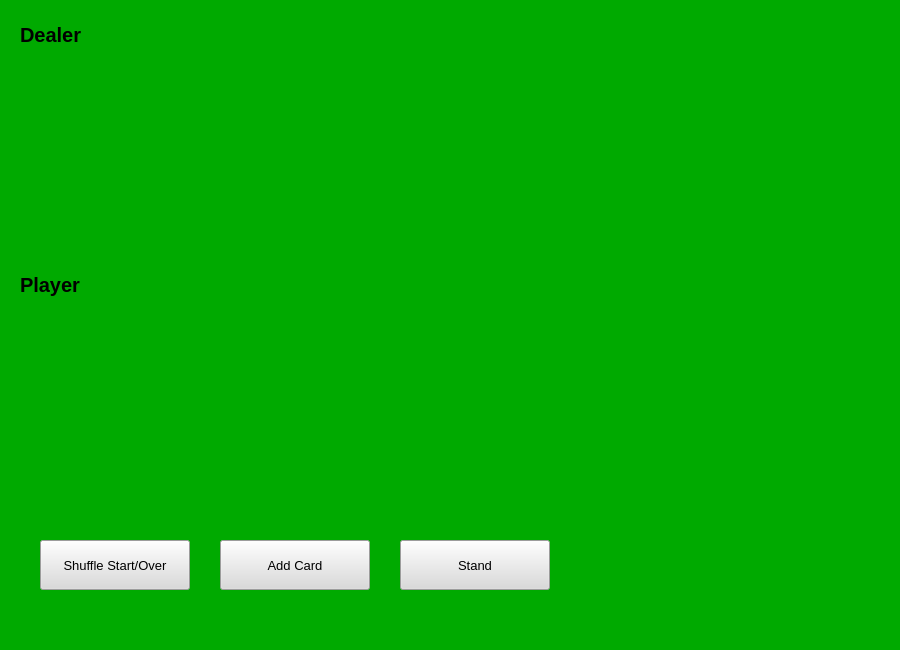
<?xml version="1.0" encoding="UTF-8"?>
<ui version="4.0">
 <class>MainWindow</class>
 <widget class="QMainWindow" name="MainWindow">
  <property name="geometry">
   <rect>
    <x>0</x>
    <y>0</y>
    <width>900</width>
    <height>650</height>
   </rect>
  </property>
  <property name="windowTitle">
   <string>MainWindow</string>
  </property>
  <property name="styleSheet">
   <string notr="true">background-color: rgb(0, 170, 0);</string>
  </property>
  <widget class="QWidget" name="centralwidget">
   <widget class="QLabel" name="Dealer_label">
    <property name="geometry">
     <rect>
      <x>20</x>
      <y>20</y>
      <width>150</width>
      <height>30</height>
     </rect>
    </property>
    <property name="font">
     <font>
      <pointsize>15</pointsize>
      <weight>75</weight>
      <bold>true</bold>
     </font>
    </property>
    <property name="text">
     <string>Dealer</string>
    </property>
   </widget>
   <widget class="QLabel" name="dealer_1">
    <property name="geometry">
     <rect>
      <x>20</x>
      <y>60</y>
      <width>150</width>
      <height>200</height>
     </rect>
    </property>
    <property name="styleSheet">
     <string notr="true"/>
    </property>
    <property name="text">
     <string/>
    </property>
    <property name="pixmap">
     <pixmap>J:/Programming/Python/GUI/Playing Cards/Empty_Card.png</pixmap>
    </property>
    <property name="scaledContents">
     <bool>true</bool>
    </property>
   </widget>
   <widget class="QLabel" name="Player_label">
    <property name="geometry">
     <rect>
      <x>20</x>
      <y>270</y>
      <width>150</width>
      <height>30</height>
     </rect>
    </property>
    <property name="font">
     <font>
      <pointsize>15</pointsize>
      <weight>75</weight>
      <bold>true</bold>
     </font>
    </property>
    <property name="text">
     <string>Player</string>
    </property>
   </widget>
   <widget class="QLabel" name="player_1">
    <property name="geometry">
     <rect>
      <x>20</x>
      <y>310</y>
      <width>150</width>
      <height>200</height>
     </rect>
    </property>
    <property name="text">
     <string/>
    </property>
    <property name="pixmap">
     <pixmap>J:/Programming/Python/GUI/Playing Cards/Empty_Card.png</pixmap>
    </property>
    <property name="scaledContents">
     <bool>true</bool>
    </property>
   </widget>
   <widget class="QLabel" name="dealer_4">
    <property name="geometry">
     <rect>
      <x>500</x>
      <y>60</y>
      <width>150</width>
      <height>200</height>
     </rect>
    </property>
    <property name="styleSheet">
     <string notr="true"/>
    </property>
    <property name="text">
     <string/>
    </property>
    <property name="pixmap">
     <pixmap>J:/Programming/Python/GUI/Playing Cards/Empty_Card.png</pixmap>
    </property>
    <property name="scaledContents">
     <bool>true</bool>
    </property>
   </widget>
   <widget class="QLabel" name="dealer_3">
    <property name="geometry">
     <rect>
      <x>340</x>
      <y>60</y>
      <width>150</width>
      <height>200</height>
     </rect>
    </property>
    <property name="text">
     <string/>
    </property>
    <property name="pixmap">
     <pixmap>J:/Programming/Python/GUI/Playing Cards/Empty_Card.png</pixmap>
    </property>
    <property name="scaledContents">
     <bool>true</bool>
    </property>
   </widget>
   <widget class="QLabel" name="dealer_2">
    <property name="geometry">
     <rect>
      <x>180</x>
      <y>60</y>
      <width>150</width>
      <height>200</height>
     </rect>
    </property>
    <property name="text">
     <string/>
    </property>
    <property name="pixmap">
     <pixmap>J:/Programming/Python/GUI/Playing Cards/Empty_Card.png</pixmap>
    </property>
    <property name="scaledContents">
     <bool>true</bool>
    </property>
   </widget>
   <widget class="QLabel" name="dealer_5">
    <property name="geometry">
     <rect>
      <x>660</x>
      <y>60</y>
      <width>150</width>
      <height>200</height>
     </rect>
    </property>
    <property name="styleSheet">
     <string notr="true"/>
    </property>
    <property name="text">
     <string/>
    </property>
    <property name="pixmap">
     <pixmap>J:/Programming/Python/GUI/Playing Cards/Empty_Card.png</pixmap>
    </property>
    <property name="scaledContents">
     <bool>true</bool>
    </property>
   </widget>
   <widget class="QLabel" name="player_3">
    <property name="geometry">
     <rect>
      <x>340</x>
      <y>310</y>
      <width>150</width>
      <height>200</height>
     </rect>
    </property>
    <property name="text">
     <string/>
    </property>
    <property name="pixmap">
     <pixmap>J:/Programming/Python/GUI/Playing Cards/Empty_Card.png</pixmap>
    </property>
    <property name="scaledContents">
     <bool>true</bool>
    </property>
   </widget>
   <widget class="QLabel" name="player_4">
    <property name="geometry">
     <rect>
      <x>500</x>
      <y>310</y>
      <width>150</width>
      <height>200</height>
     </rect>
    </property>
    <property name="text">
     <string/>
    </property>
    <property name="pixmap">
     <pixmap>J:/Programming/Python/GUI/Playing Cards/Empty_Card.png</pixmap>
    </property>
    <property name="scaledContents">
     <bool>true</bool>
    </property>
   </widget>
   <widget class="QLabel" name="player_5">
    <property name="geometry">
     <rect>
      <x>660</x>
      <y>310</y>
      <width>150</width>
      <height>200</height>
     </rect>
    </property>
    <property name="text">
     <string/>
    </property>
    <property name="pixmap">
     <pixmap>J:/Programming/Python/GUI/Playing Cards/Empty_Card.png</pixmap>
    </property>
    <property name="scaledContents">
     <bool>true</bool>
    </property>
   </widget>
   <widget class="QLabel" name="player_2">
    <property name="geometry">
     <rect>
      <x>180</x>
      <y>310</y>
      <width>150</width>
      <height>200</height>
     </rect>
    </property>
    <property name="text">
     <string/>
    </property>
    <property name="pixmap">
     <pixmap>J:/Programming/Python/GUI/Playing Cards/Empty_Card.png</pixmap>
    </property>
    <property name="scaledContents">
     <bool>true</bool>
    </property>
   </widget>
   <widget class="QPushButton" name="Shuffle_Button">
    <property name="geometry">
     <rect>
      <x>40</x>
      <y>540</y>
      <width>150</width>
      <height>50</height>
     </rect>
    </property>
    <property name="font">
     <font>
      <pointsize>10</pointsize>
     </font>
    </property>
    <property name="styleSheet">
     <string notr="true">background-color:rgb(218, 218, 218);</string>
    </property>
    <property name="text">
     <string>Shuffle Start/Over</string>
    </property>
    <property name="autoDefault">
     <bool>false</bool>
    </property>
    <property name="default">
     <bool>false</bool>
    </property>
    <property name="flat">
     <bool>false</bool>
    </property>
   </widget>
   <widget class="QPushButton" name="Add_Card_Button">
    <property name="geometry">
     <rect>
      <x>220</x>
      <y>540</y>
      <width>150</width>
      <height>50</height>
     </rect>
    </property>
    <property name="font">
     <font>
      <pointsize>10</pointsize>
     </font>
    </property>
    <property name="styleSheet">
     <string notr="true">background-color:rgb(218, 218, 218);</string>
    </property>
    <property name="text">
     <string>Add Card</string>
    </property>
    <property name="autoDefault">
     <bool>false</bool>
    </property>
    <property name="default">
     <bool>false</bool>
    </property>
    <property name="flat">
     <bool>false</bool>
    </property>
   </widget>
   <widget class="QPushButton" name="Stand_Button">
    <property name="geometry">
     <rect>
      <x>400</x>
      <y>540</y>
      <width>150</width>
      <height>50</height>
     </rect>
    </property>
    <property name="font">
     <font>
      <pointsize>10</pointsize>
     </font>
    </property>
    <property name="styleSheet">
     <string notr="true">background-color:rgb(218, 218, 218);</string>
    </property>
    <property name="text">
     <string>Stand</string>
    </property>
    <property name="autoDefault">
     <bool>false</bool>
    </property>
    <property name="default">
     <bool>false</bool>
    </property>
    <property name="flat">
     <bool>false</bool>
    </property>
   </widget>
  </widget>
  <widget class="QMenuBar" name="menubar">
   <property name="geometry">
    <rect>
     <x>0</x>
     <y>0</y>
     <width>900</width>
     <height>26</height>
    </rect>
   </property>
  </widget>
  <widget class="QStatusBar" name="statusbar"/>
 </widget>
 <resources/>
 <connections/>
</ui>
